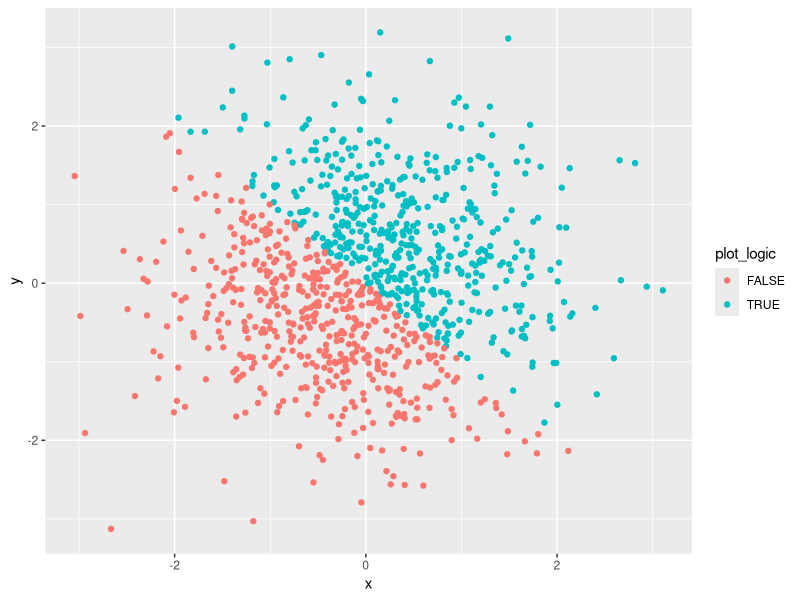
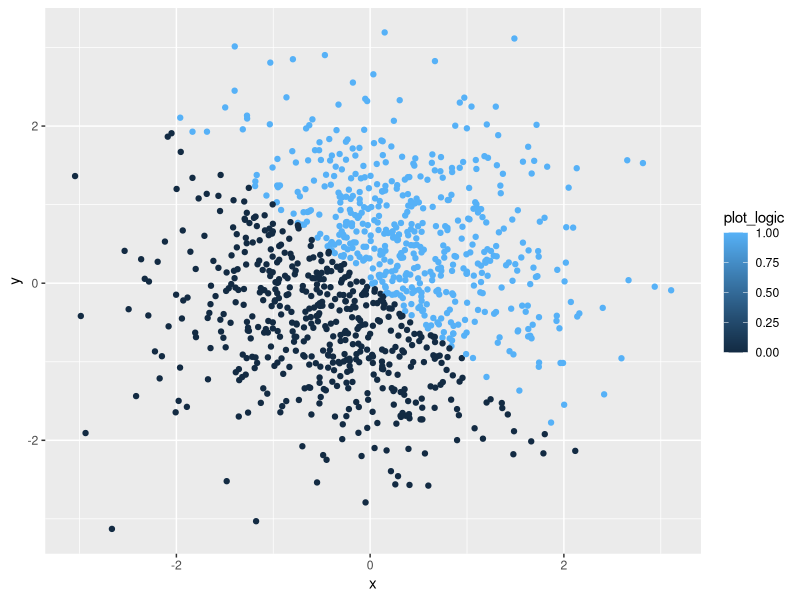
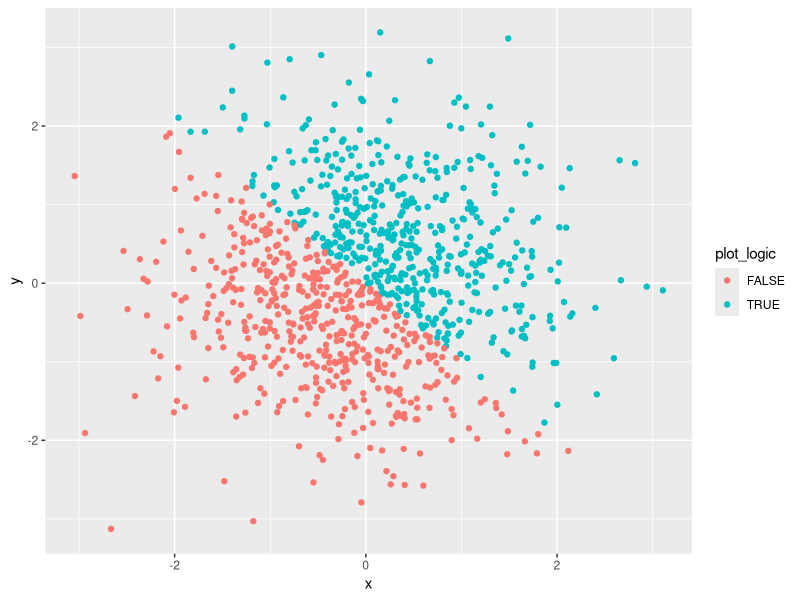
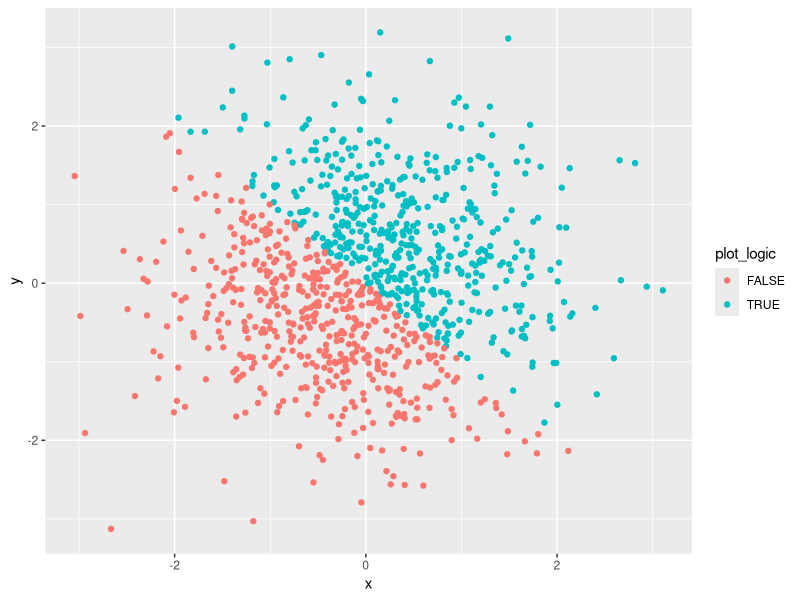

These figures' R source, in order:
## ---- chunk 1
knitr::opts_chunk$set(echo = TRUE)

#include necessary package for ggplot
library(tidyverse)

## ---- chunk 2

#set seed to make it reproducible
set.seed(1)

#create the data frame
df_diff_types <- tibble(
	
  #assign values
  vector_numeric   = runif(10, 0, 5),
  vector_logic     = vector_numeric > 2,
  vector_character = c("z", "f", "2", "2", "1", "3", "f", "a", "n", "g"),
  vector_factor    = factor(vector_character)
  
)

## ---- chunk 3

#set seed for reproducibility
set.seed(12)

#create datafram for plotting
df_plot <- tibble(
	
	#assign x, y
	x = rnorm(1000),
	y = rnorm(1000),
	
	#coloring
	plot_logic    = x + y > 0,
	plot_numeric  = as.numeric(plot_logic),
	plot_factor   = as.factor(plot_logic)
	
)

## ---- chunk 4

#create ggplot2 data type
scatter_plot <- ggplot(df_plot, aes(x = x, y = y, color = plot_logic))

#color scatter plot according to logic vector
scatter_plot + geom_point(aes(color = plot_logic))

#save the first figure
ggsave(filename = "20180918_hw1_pr2_scatterplot", plot = last_plot(), device = "png")

#color scatter plot according to numeric vector
scatter_plot + geom_point(aes(color = plot_numeric))

#color scatter plot according to factor vector
scatter_plot + geom_point(aes(color = plot_factor))

